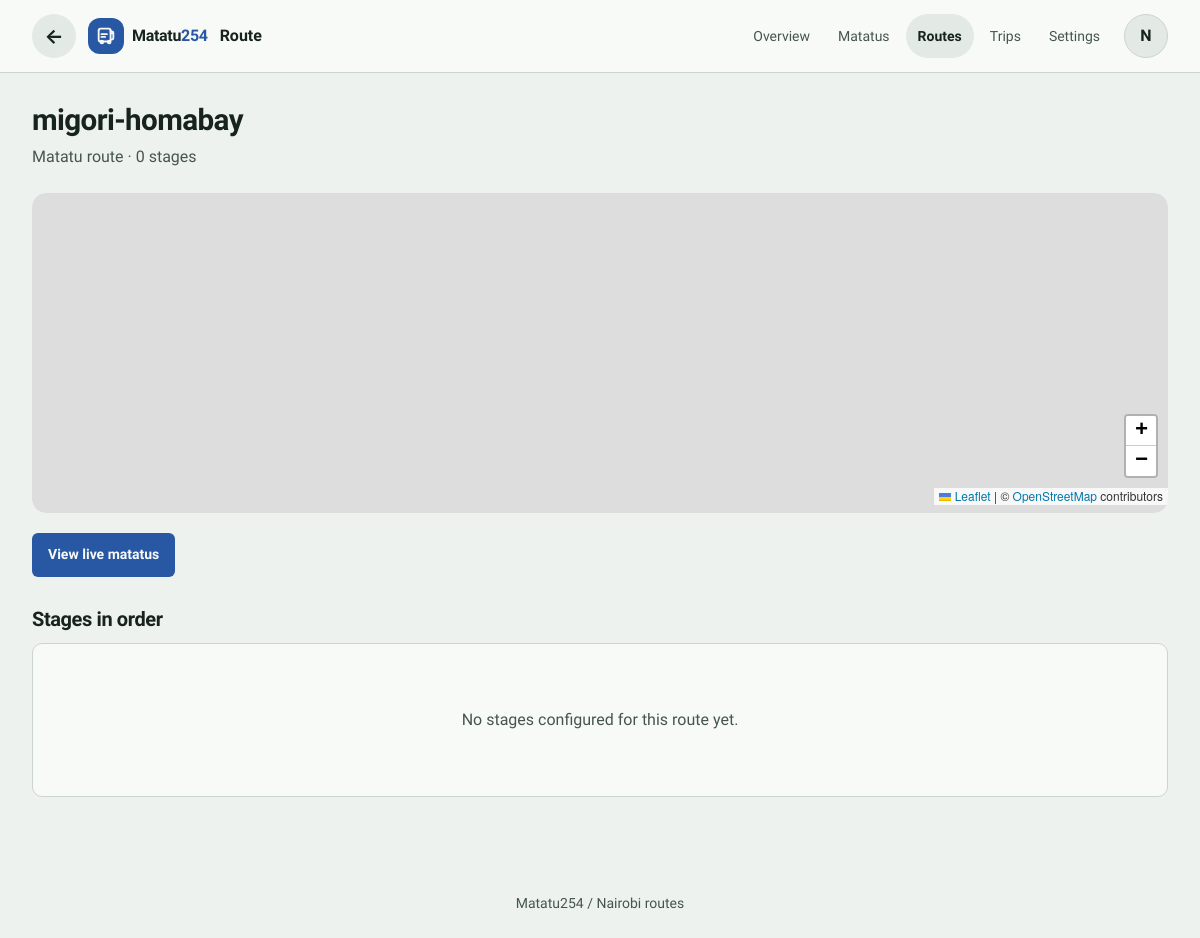
/explore/route/2/ (signed in), run on the app's committed database.
### accounts/models.py (models this page shows, shortened)
class User(AbstractUser):
  PASSANGER = 'PASSANGER'
  CONDUCTOR = 'CONDUCTOR'
  ADMIN = 'ADMIN'
  ROLE_CHOICES = [
    (PASSANGER, 'Passenger'),
    (CONDUCTOR, 'Conductor'),
    (ADMIN, 'Admin')
  ]
  phone_number = models.CharField(max_length=15, unique=True, blank=True, null=True)
  profile_image = models.ImageField(upload_to='profile_images/%Y/%m/', blank=True)
  role = models.CharField(max_length=20, choices=ROLE_CHOICES, default=PASSANGER)
  matatu = models.ForeignKey(
    'fleet.Matatu',
    on_delete=models.SET_NULL,
    null=True,
    blank=True,
    related_name='conductor',
    help_text='Matatu assigned to this conductor (1:1 per MVP)'
  )
  created_at = models.DateTimeField(auto_now_add=True)
  updated_at = models.DateTimeField(auto_now=True)

### r_outes/models.py (models this page shows, shortened)
class Route(models.Model):
    name = models.CharField(max_length=100, unique=True)
    description = models.TextField(max_length=150, blank=True)

### r_outes/views.py (the view)
# urls.py: path("explore/route/<int:pk>/", views.route_detail, name="route-detail"),
@login_required
def route_detail(request, pk):
    route = get_object_or_404(Route.objects.prefetch_related("stages"), pk=pk)
    payload = _route_payload(route)
    return render(request, "r_outes/route_detail.html", {
        "route": route,
        "stages": payload["stages"],
        "route_payload": payload,
    })

### r_outes/views.py (called while the page is built)
def _route_geometry(route, stages):
    cached = _geometry_cache.get(route.pk)
    if cached:
        polyline, cached_at = cached
        if time.monotonic() - cached_at < _GEOMETRY_TTL_S:
            return polyline
    polyline = ""
    if len(stages) >= 2:
        first, last = stages[0], stages[-1]
        polyline = get_route_polyline(
            (float(first.longitude), float(first.latitude)),
            (float(last.longitude), float(last.latitude)),
        ) or ""
    if polyline:
        _geometry_cache[route.pk] = (polyline, time.monotonic())
    return polyline

def _route_payload(route):
    stages = list(route.stages.order_by("sequence_order"))
    return {
        "id": route.pk,
        "name": route.name,
        "description": route.description,
        "origin": stages[0].name if stages else "",
        "terminus": stages[-1].name if stages else "",
        "geometry": _route_geometry(route, stages),
        "stages": [
            {
                "id": stage.pk,
                "name": stage.name,
                "sequenceOrder": stage.sequence_order,
                "latitude": float(stage.latitude),
                "longitude": float(stage.longitude),
            }
            for stage in stages
        ],
    }

### templates/r_outes/route_detail.html (shortened to what this page needs)
{% extends 'base.html' %}
{% load static %}
{% block app_title %}Route{% endblock %}
{% block extra_head %}
<link rel="stylesheet" href="https://unpkg.com/leaflet@1.9.4/dist/leaflet.css">
{% endblock %}
{% block app_back %}<a class="header-back" href="{% url 'explore:index' %}" data-nav-direction="back" aria-label="Back to explore">←</a>{% endblock %}
{% block content %}
<section class="explore-screen">
  <header class="page-heading"><div><h1>{{ route.name }}</h1><p>{{ route.description|default:"Matatu route" }} · {{ stages|length }} stage{{ stages|length|pluralize }}</p></div></header>
  <section class="map-card" aria-label="Route map">
    <div id="route-map" class="route-detail-map" role="region" aria-label="Map of {{ route.name }}"></div>
  </section>
  <div class="btn-row">
    <a class="btn btn-primary" href="{% url 'explore:live-map' %}?route={{ route.id }}">View live matatus</a>
  </div>
  <div class="section-heading"><h2>Stages in order</h2></div>
  <ol class="surface surface-pad stage-list">
    {% for stage in stages %}
      <li class="journey-stage">
        <span class="stage-number" aria-hidden="true">{{ stage.sequenceOrder }}</span>
        <span><strong>{{ stage.name }}</strong><small class="muted">{{ stage.latitude }}, {{ stage.longitude }}</small></span>
      </li>
    {% empty %}
      <li class="empty-state">No stages configured for this route yet.</li>
    {% endfor %}
  </ol>
</section>
{% endblock %}

### templates/base.html (shortened to what this page needs)
<!DOCTYPE html>
<html lang="en" data-theme-mode="light">
<head>
  {% load static %}
  <link rel="stylesheet" href="{% static 'css/tokens.css' %}?v=20261125b">
  <link rel="stylesheet" href="{% static 'css/app.css' %}?v=20261125b">
  {% block extra_head %}{% endblock %}
</head>
<body{% if user.is_authenticated %} class="app-user{% if user.role == 'PASSANGER' %} narrow-shell{% endif %}{% if user.role == 'CONDUCTOR' %} app-conductor{% endif %}"{% endif %}>
  <header class="site-header">
    <div class="site-header-inner">
      {% block app_back %}{% endblock %}
      <a class="app-brand" href="{% if user.is_authenticated and user.role == 'CONDUCTOR' %}{% url 'conductor:dashboard' %}{% elif user.is_authenticated and user.role == 'ADMIN' %}{% url 'management:dashboard' %}{% elif user.is_authenticated %}{% url 'core:dashboard' %}{% else %}{% url 'core:home' %}{% endif %}" aria-label="Matatu254 home">
        <span class="brand-mark" aria-hidden="true">
        </span>
        <span>Matatu<span class="brand-accent">254</span></span>
      </a>
      <p class="app-title">{% block app_title %}{{ request.resolver_match.url_name|default:'Matatu254'|title }}{% endblock %}</p>
      {% if user.is_authenticated %}
        {% if user.role == 'ADMIN' %}
        <nav class="top-nav" aria-label="Management">
          <a href="{% url 'management:dashboard' %}"{% if request.resolver_match.namespace == 'management' and request.resolver_match.url_name == 'dashboard' %} aria-current="page"{% endif %}>Overview</a>
          <a href="{% url 'management:matatu-list' %}"{% if request.resolver_match.url_name|slice:":6" == 'matatu' %} aria-current="page"{% endif %}>Matatus</a>
          <a href="{% url 'management:route-list' %}"{% if request.resolver_match.url_name|slice:":5" == 'route' or request.resolver_match.url_name|slice:":5" == 'stage' %} aria-current="page"{% endif %}>Routes</a>
          <a href="{% url 'management:trip-list' %}"{% if request.resolver_match.url_name|slice:":4" == 'trip' %} aria-current="page"{% endif %}>Trips</a>
          <a href="{% url 'management:system-config' %}"{% if request.resolver_match.url_name|slice:":13" == 'system-config' %} aria-current="page"{% endif %}>Settings</a>
        </nav>
        {% endif %}
        <a class="header-profile" href="{% url 'accounts:profile' %}" aria-label="Open profile for {{ user.username }}">
          {% if user.profile_image %}
            <img src="{{ user.profile_image.url }}" alt="" width="40" height="40">
          {% else %}
            <span aria-hidden="true">{{ user.first_name|default:user.username|slice:":1"|upper }}</span>
          {% endif %}
        </a>
      {% else %}
        <a class="header-action" href="{% url 'accounts:login' %}">Sign in</a>
      {% endif %}
    </div>
  </header>
  <main class="main" id="main-content">{% block content %}{% endblock %}</main>
  <footer>Matatu254 <span aria-hidden="true">/</span> Nairobi routes</footer>
</body>
</html>

### data on the page
User: first_name "N"
Route: name "migori-homabay", description "Matatu route"

### other printed values
{{ stages|length }} "0"
